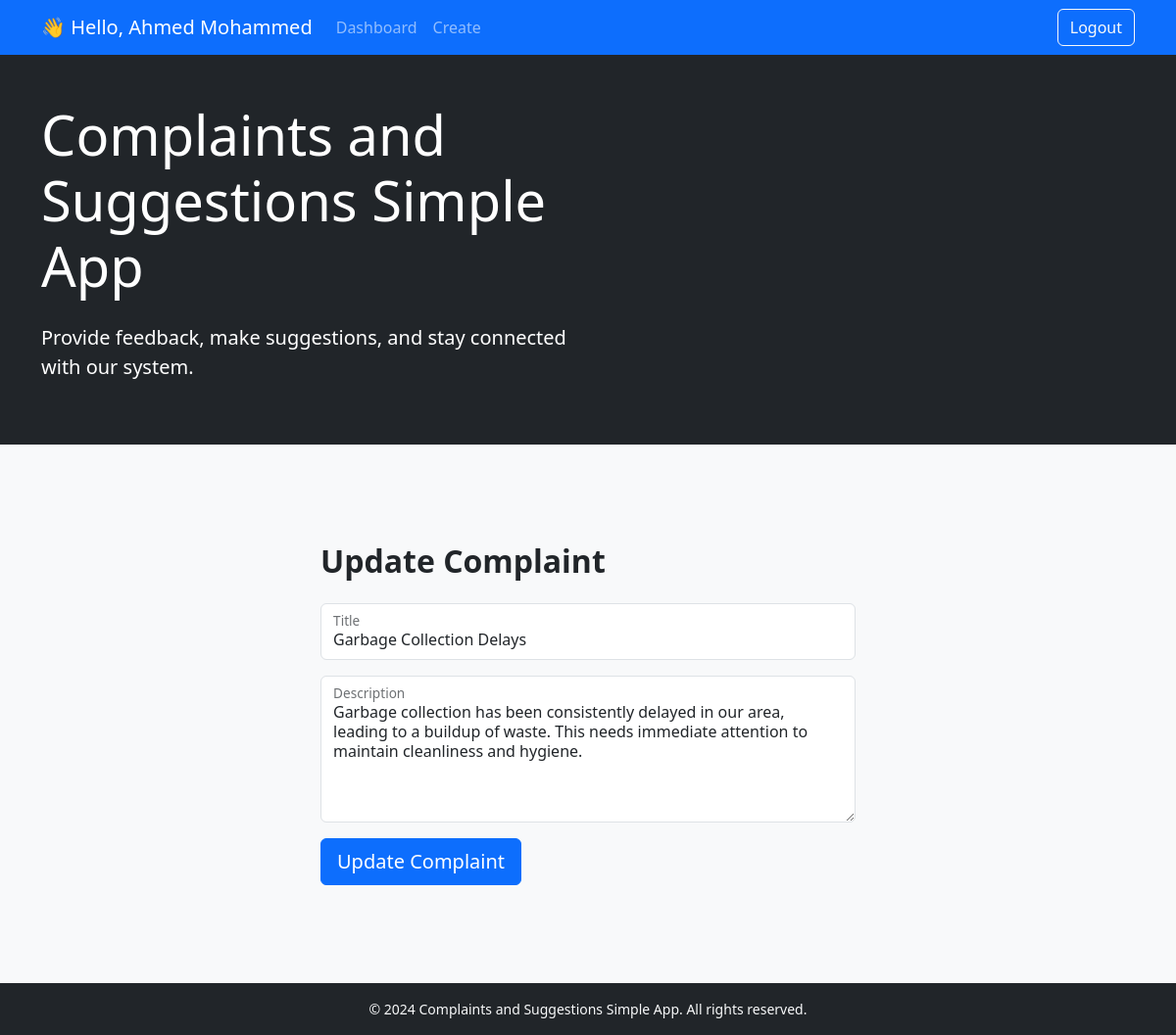
/src/templates/pages/update-complaint.php?id=6 (signed in), run on the app's committed database.
### tables this page shows
CREATE TABLE `users` (
  `id` int(11) NOT NULL,
  `username` varchar(255) NOT NULL,
  `full_name` varchar(255) NOT NULL,
  `password` varchar(255) NOT NULL,
  `user_type` enum('admin','user') NOT NULL DEFAULT 'user'
);

CREATE TABLE `complaints` (
  `id` int(11) NOT NULL,
  `user_id` int(11) NOT NULL,
  `title` varchar(255) NOT NULL,
  `description` varchar(500) NOT NULL,
  `status` tinyint(4) NOT NULL DEFAULT 0,
  `feedback` varchar(500) DEFAULT NULL
);

### src/core/functions.php (called while the page is built, shortened)
<?php
function getUserId()
{
    return $_SESSION['user_id'];
}
function getUserType()
{
    return $_SESSION['user_type'];
}
function getFullNameById($user_id, $mysqli)
{
    try {
        $query = "SELECT `full_name` FROM `users` WHERE `id` = ?";
        $stmt = $mysqli->prepare($query);
        $stmt->bind_param('i', $user_id);
        $stmt->execute();
        $result = $stmt->get_result();
        $user = $result->fetch_assoc();
        if ($user) {
            return $user['full_name'];
        } else {
            return "User not found";
        }
    } catch (mysqli_sql_exception $e) {
        die("Error: " . $e->getMessage());
    }
}
function getComplaint($id, $mysqli)
{
    try {
        $query = "SELECT * FROM `complaints` WHERE `id` = ? ORDER BY `id` DESC";
        $stmt = $mysqli->prepare($query);
        $stmt->bind_param('i', $id);
        $stmt->execute();
        $result = $stmt->get_result();
        $complaint = $result->fetch_assoc();
        return $complaint;
    } catch (PDOException $e) {
        error_log('getComplaint error: id: ' . $id);
        die("Error: " . $e->getMessage());
    }
}

### src/templates/pages/update-complaint.php (the view, shortened to what this page needs)
<?php
require_once '../../config.php';
$complaint_id = $_GET['id'];
?>
<!DOCTYPE html>
<html lang="en">
<head>
    <?php include_once INC_DIR . 'headInclude.php' ?>
</head>
<body class="bg-light">
    <div class="mb-4">
        <?php
        $navbar = true;
        include(TEMPLATES_DIR . 'components/header.php');
        ?>
        <div class="container">
            <div class="row justify-content-center align-items-center" style="margin-top: 100px; margin-bottom: 100px;">
                <div class="col-md-6">
                    <h2 class="mb-4 fw-bold" style="max-width: 80%;">Update Complaint</h2>
                    <form method="post" action="core/operations.php">
                        <?php $complaint = getComplaint($complaint_id, $mysqli); ?>
                        <div class="input-group mb-3">
                            <div class="form-floating">
                                <input type="text" class="form-control rounded-2" id="title" placeholder="Title" name="complaint_title" value="<?php echo $complaint['title']; ?>" required>
                                <label for="title">Title</label>
                            </div>
                        </div>
                        <div class="mb-3">
                            <div class="form-floating">
                                <textarea class="form-control" id="description" name="complaint_description" placeholder="Enter description" rows="5" style="min-height: 150px;" required><?php echo $complaint['description']; ?></textarea>
                                <label for="description">Description</label>
                            </div>
                        </div>
                        <button type="submit" class="btn btn-primary btn-lg btn-block rounded-2">Update Complaint</button>
                    </form>
                </div>
            </div>
        </div>
    </div>
</body>
</html>

### src/templates/components/navbar.php (shortened to what this page needs)
<?php
if ($navbar) :
    $user_id = getUserId();
?>
    <nav class="navbar sticky-top navbar-expand-lg navbar-dark bg-primary">
        <div class="container">
            <span class="navbar-brand text-capitalize"><?php echo '👋 Hello, ' . getFullNameById($user_id, $mysqli); ?></span>
            <div class="collapse navbar-collapse" id="navbarNavAltMarkup">
                <div class="navbar-nav">
                    <a class="nav-link" href="index.php">Dashboard</a>
                    <?php if (getUserType() == 'user') : ?>
                        <a class="nav-link"  href="templates/pages/create.php">Create</a>
                    <?php endif; ?>
                </div>
                <div class="navbar-nav ms-auto">
                    <a class="btn btn-outline-light" href="logout.php">Logout</a>
                </div>
            </div>
        </div>
    </nav>
<?php endif; ?>

### data on the page
users: full_name "Ahmed Mohammed"
complaints: complaint_title "Garbage Collection Delays", complaint_description "Garbage collection has been consistently delayed in our area, leading to a buildup of waste. This needs immediate attention to maintain cleanliness and hygiene."
